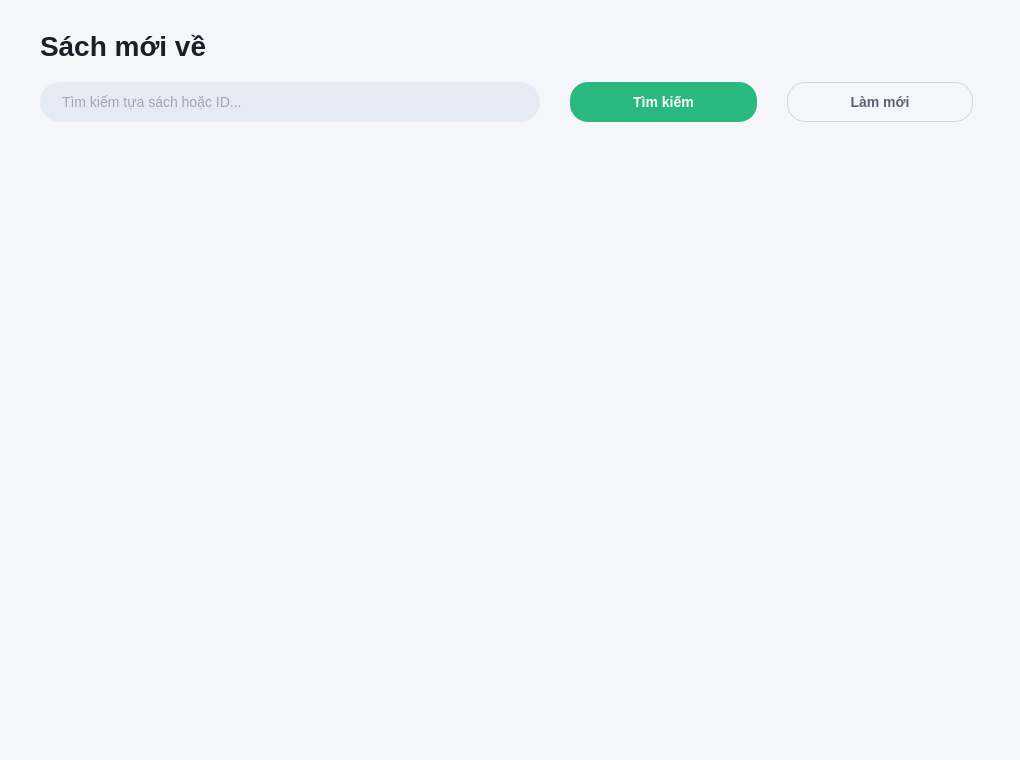
<?xml version="1.0" encoding="UTF-8"?>
<ui version="4.0">
 <class>ScreenHomeReader</class>
 <widget class="QWidget" name="ScreenHomeReader">
  <property name="geometry">
   <rect>
    <x>0</x>
    <y>0</y>
    <width>1020</width>
    <height>760</height>
   </rect>
  </property>
  <property name="styleSheet">
   <string notr="true">
    QWidget#ScreenHomeReader {
        background-color: #f4f6fb;
    }
    QLabel#label_page_title {
        color: #1a1e29;
        font-size: 28px;
        font-weight: bold;
    }
    QLineEdit#edit_home_search {
        background-color: #e5eaf5;
        border: none;
        border-radius: 20px;
        padding: 10px 20px;
        font-size: 14px;
        color: #5c6273;
    }
    QPushButton#btn_home_search {
        color: #fff;
        font-weight: bold;
        background: #29b87e;
        border: none;
        border-radius: 18px;
        padding: 8px 24px;
        font-size: 14px;
        margin-left: 10px;
    }
    QPushButton#btn_home_refresh {
        color: #5c6273;
        font-weight: bold;
        background: transparent;
        border: 1px solid #d1d5db;
        border-radius: 18px;
        padding: 8px 16px;
        font-size: 14px;
        margin-left: 10px;
    }
   </string>
  </property>
  <layout class="QVBoxLayout" name="verticalLayout_root">
   <property name="spacing">
    <number>20</number>
   </property>
   <property name="leftMargin">
    <number>40</number>
   </property>
   <property name="topMargin">
    <number>30</number>
   </property>
   <property name="rightMargin">
    <number>40</number>
   </property>
   <property name="bottomMargin">
    <number>30</number>
   </property>
   <item>
    <widget class="QLabel" name="label_page_title">
     <property name="text">
      <string>Sách mới về</string>
     </property>
    </widget>
   </item>
   <item>
    <layout class="QHBoxLayout" name="horizontalLayout_tools">
     <item>
      <widget class="QLineEdit" name="edit_home_search">
       <property name="placeholderText">
        <string>Tìm kiếm tựa sách hoặc ID...</string>
       </property>
       <property name="minimumSize">
        <size>
         <width>350</width>
         <height>40</height>
        </size>
       </property>
       <property name="maximumSize">
        <size>
         <width>500</width>
         <height>40</height>
        </size>
       </property>
      </widget>
     </item>
     <item>
      <widget class="QPushButton" name="btn_home_search">
       <property name="text">
        <string>Tìm kiếm</string>
       </property>
       <property name="minimumSize">
        <size>
         <width>0</width>
         <height>40</height>
        </size>
       </property>
      </widget>
     </item>
     <item>
      <widget class="QPushButton" name="btn_home_refresh">
       <property name="text">
        <string>Làm mới</string>
       </property>
       <property name="minimumSize">
        <size>
         <width>0</width>
         <height>40</height>
        </size>
       </property>
      </widget>
     </item>
     <item>
      <spacer name="horizontalSpacer_tools">
       <property name="orientation">
        <enum>Qt::Horizontal</enum>
       </property>
      </spacer>
     </item>
    </layout>
   </item>
   <item>
    <widget class="QScrollArea" name="scroll_area_books">
     <property name="widgetResizable">
      <bool>true</bool>
     </property>
     <property name="frameShape">
      <enum>QFrame::NoFrame</enum>
     </property>
     <property name="styleSheet">
      <string notr="true">
       QScrollArea { border: none; background-color: transparent; }
       QWidget#scroll_contents_books { background-color: transparent; }
      </string>
     </property>
     <widget class="QWidget" name="scroll_contents_books">
      <property name="geometry">
       <rect>
        <x>0</x>
        <y>0</y>
        <width>940</width>
        <height>500</height>
       </rect>
      </property>
      <layout class="QGridLayout" name="grid_layout_books">
       <property name="leftMargin">
        <number>0</number>
       </property>
       <property name="topMargin">
        <number>10</number>
       </property>
       <property name="rightMargin">
        <number>0</number>
       </property>
       <property name="bottomMargin">
        <number>10</number>
       </property>
       <property name="horizontalSpacing">
        <number>20</number>
       </property>
       <property name="verticalSpacing">
        <number>30</number>
       </property>
      </layout>
     </widget>
    </widget>
   </item>
  </layout>
 </widget>
 <resources/>
 <connections/>
</ui>
